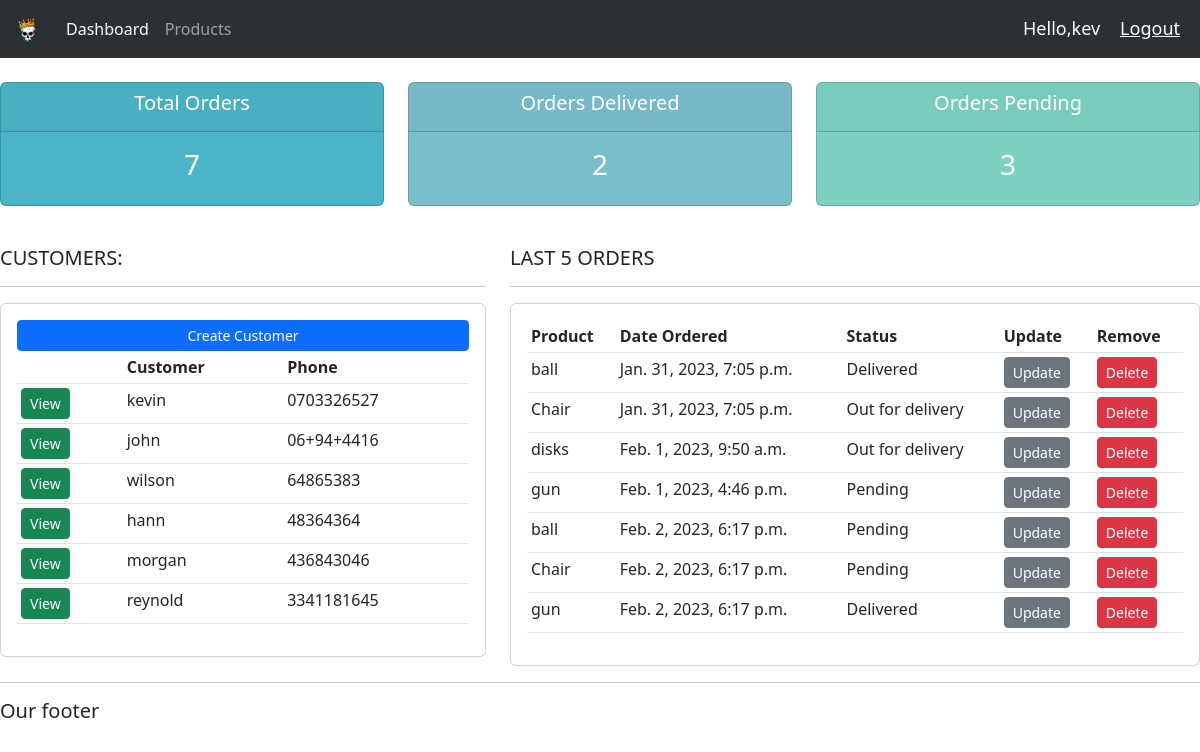
The app's page / (signed in) with its own data.
### accounts/models.py (models this page shows, shortened)
class Customer(models.Model):
    user = models.OneToOneField(User, null=True, blank=True, on_delete=models.CASCADE)#this means a customer can have one user and user can have only one customer so there is no confusion between user and customer
    name = models.CharField(max_length=200, null=True)
    phone = models.CharField(max_length=200, null=True)
    email = models.CharField(max_length=200, null=True)
    profile_pic = models.ImageField(default="profile.jpg", null=True, blank=True)
    date_created = models.DateTimeField(auto_now_add=True, null=True)

class Order(models.Model):
    STATUS = (
        ('Pending', 'Pending'),
        ('Out for delivery', 'Out for Delivery'),
        ('Delivered', 'Delivered'),
    )
    cutomer = models.ForeignKey(Customer, null=True, on_delete=models.SET_NULL)#when order is deleted the customer will stay in the database but with a null value for order
    product = models.ForeignKey(Product, null=True, on_delete=models.SET_NULL)
    date_created = models.DateTimeField(auto_now_add=True, null=True)
    status = models.CharField(max_length=200, null=True, choices=STATUS)

class Product(models.Model):
    CATEGORY = (
        ('Indoor', 'Indoor'),
        ('Out Door', 'Out Door')
    )
    name = models.CharField(max_length=200, null=True)
    price = models.FloatField(null=True)
    category = models.CharField(max_length=200, null=True, choices=CATEGORY)
    description = models.CharField(max_length=255, null=True)
    date_created = models.DateTimeField(auto_now_add=True, null=True)
    tags = models.ManyToManyField(Tag)#different products can have more than one tag so we use a many to many relationship
    def __str__(self):
        return self.name

### accounts/decorators.py (the view)
    def wrapper_function(request, *args, **kwargs):
        group = None
        if request.user.groups.exists():#checks user group
            group = request.user.groups.all()[0].name
        if group == 'customer':
            return redirect('user')
        if group == 'admin':
            return view_func(request, *args, **kwargs)

### accounts/views.py (called while the page is built)
@login_required(login_url='loginPage')#restricts access to every page decorator is on unless logged in
@admin_only
def index(request):
    orders = Order.objects.all()
    customers = Customer.objects.all()
    total_customers = customers.count()
    total_orders = orders.count()
    delivered = orders.filter(status='Delivered').count()
    pending = orders.filter(status='Pending').count()
    context = {
        'orders': orders,
        'customers':customers,
        'total_orders' : total_orders,
        'delivered': delivered,
        'pending': pending
    }
    return render(request, 'accounts/dashboard.html', context)

### accounts/templates/accounts/dashboard.html
{% extends 'accounts/main.html' %}
{% load static %}
{% block content %}
{% include 'accounts/status.html' %}
<br>
<div>
<div class="row">
    <div class="col-md-5">
        <h5>CUSTOMERS: </h5>
        <hr>
        <div class="card card-body">
            <a class="btn btn-primary btn-sm btn-block" href="#">Create Customer</a>
            <table class="table table-sm">
                <tr>
                    <th></th>
                    <th>Customer</th>
                    <th>Phone</th>
                </tr>
                {% for customer in customers %}
                    <tr>
                        <td><a class="btn btn-sm btn-success" href="{% url 'customer' customer.id %}">View</a></td>
                        <td>
                            {{customer.name}}
                        </td>
                        <td>
                            {{customer.phone}}
                        </td>
                    </tr>
                {% endfor%}
            </table>
        </div>
    </div>
    <div class="col-md-7">
        <h5>LAST 5 ORDERS</h5>
        <hr>
        <div class="card card-body">
            <table class="table table-sm">
                <tr>
                    <th>Product</th>
                    <th>Date Ordered</th>
                    <th>Status</th>
                    <th>Update</th>
                    <th>Remove</th>
                </tr>
                {% for order in orders %}
                    <tr>
                        <td>{{order.product}}</td>
                        <td>{{order.date_created}}</td>
                        <td>{{order.status}}</td>
                        <td><a class="btn btn-sm btn-secondary" href="{% url 'update_order' order.id %}">Update</a></td>
                        <td><a class="btn btn-sm btn-danger" href="{% url 'delete' order.id %}">Delete</a></td>
                    </tr>
                {% endfor%}
            </table>
        </div>
    </div>
</div>
{% endblock %}

### accounts/templates/accounts/navbar.html (shortened to what this page needs)
{% load static %}
<nav class="navbar navbar-expand-lg bg-body-tertiary" data-bs-theme="dark">
    <div class="container-fluid">
      <a class="navbar-brand" href="#"><img id="logo" src="{% static 'images\logo.png'%}"></a>
      <div class="collapse navbar-collapse" id="navbarNav">
        <ul class="navbar-nav">
          {% if request.user.is_staff %}
              <li class="nav-item">
                <a class="nav-link active" aria-current="page" href="{% url 'index' %}">Dashboard</a>
              </li>
              <li class="nav-item">
                <a class="nav-link" href="{% url 'products' %}">Products</a>
              </li>
          {% else %}
              <li  class="nav-item">
                  <a class="nav-link" href="{% url 'account' %}">Settings</a>
              </li>
          {% endif %}
        </ul>
      </div>
    </div>
    <span class="hello-msg">Hello,{{request.user}}</span>
    <span ><a class="hello-msg" href="{% url 'logout' %}">Logout</a></span>
</nav>

### static/css/main.css (style rules this page uses)
#logo { height:30px; }
body { background-color: #ebeff5; }

### accounts/templates/accounts/navbar.html (style rules this page uses)
.hello-msg { font-size: 18px; color: white; margin-right: 20px; }

### records on screen
Customer: name "kevin", phone "0703326527"
Customer: name "john", phone "06+94+4416"
Customer: name "wilson", phone "64865383"
Customer: name "hann", phone "48364364"
Customer: name "morgan", phone "436843046"
Customer: name "reynold", phone "3341181645"
Order: product "ball", date_created "Jan. 31, 2023, 7:05 p.m.", status "Delivered"
Order: product "Chair", date_created "Jan. 31, 2023, 7:05 p.m.", status "Out for delivery"
Order: product "disks", date_created "Feb. 1, 2023, 9:50 a.m.", status "Out for delivery"
Order: product "gun", date_created "Feb. 1, 2023, 4:46 p.m.", status "Pending"
Order: product "ball", date_created "Feb. 2, 2023, 6:17 p.m.", status "Pending"
Order: product "Chair", date_created "Feb. 2, 2023, 6:17 p.m.", status "Pending"
Order: product "gun", date_created "Feb. 2, 2023, 6:17 p.m.", status "Delivered"

### other values on screen
{{ request.user }} "kev"
{{ total_orders }} "7"
{{ delivered }} "2"
{{ pending }} "3"
